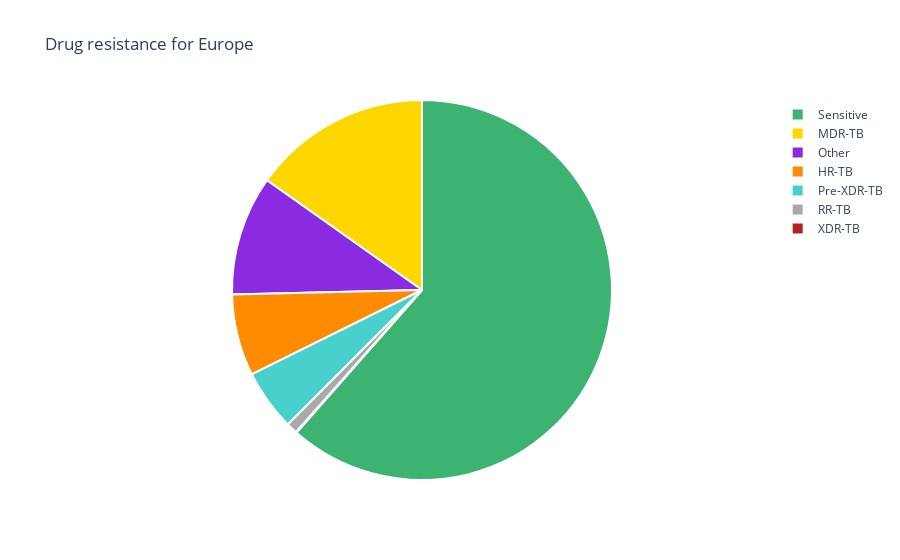

The cell this chart's notebook holds for it:
### Code cell
fig = go.Figure(data=[go.Pie(labels=input['Drug resistance type'], values=input["Europe"], textinfo='none',
                            insidetextorientation='radial'
                            )])
fig.update_traces(hoverinfo='label+percent', textinfo='none', textfont_size=20,
                marker=dict(colors=colors, line=dict(color='white', width=3)))
fig.update(layout_title_text='Drug resistance for Europe')
fig.show()

### Figure 1 — Plotly figure (JSON) as saved in the notebook; plotly's stock layout.template omitted (floating-point values rounded to 4 significant figures)
{"data": [{"hoverinfo": "label+percent", "insidetextorientation": "radial", "labels": ["MDR-TB", "Pre-XDR-TB", "HR-TB", "Sensitive", "Other", "RR-TB", "XDR-TB"], "marker": {"colors": ["gold", "mediumturquoise", "darkorange", "MediumSeaGreen", "blueViolet", "DarkGray", "FireBrick"], "line": {"color": "white", "width": 2}}, "textfont": {"size": 20}, "textinfo": "none", "type": "pie", "values": [0.152, 0.05201, 0.06945, 0.6148, 0.1017, 0.009367, 0.0006779]}], "layout": {"title": {"text": "Drug resistance for Europe"}}}
